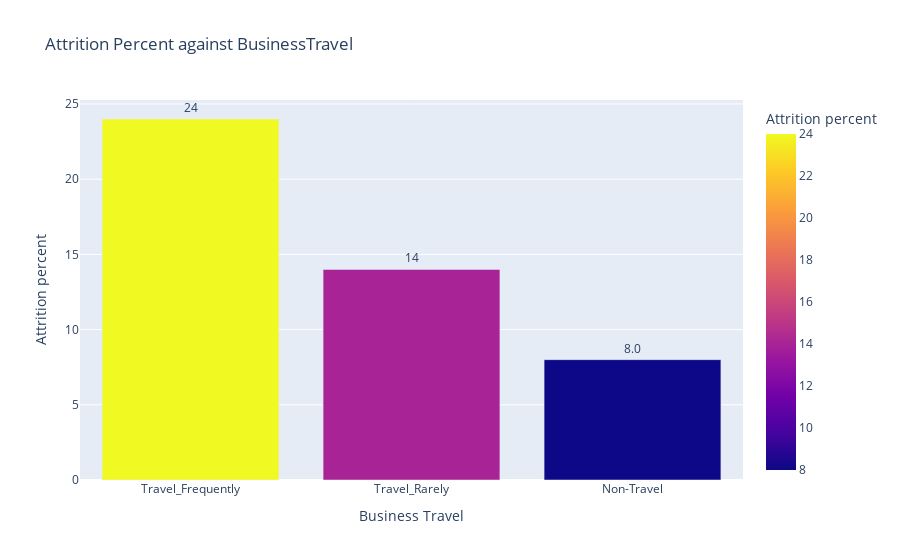

The code cell stored with this chart in its notebook:
### Markdown cell above
### 5. Attrition Percent against BusinessTravel

### Code cell
data_bt = pd.DataFrame(columns=["Business Travel", "Attrition percent"])
l=0
for i in list(data['BusinessTravel'].unique()):
    r=data[(data['BusinessTravel']==i)&\
               (data['Attrition']=="Yes")].shape[0] / data[data['BusinessTravel']==i].shape[0]
    data_bt.loc[l] = (i, int(r*100))
    l+=1
databt=data_bt.groupby(by="Business Travel").sum()
fig = px.bar(databt, y='Attrition percent',color='Attrition percent', title='Attrition Percent against BusinessTravel'\
            , text='Attrition percent')
fig.update_layout(barmode='stack', xaxis={'categoryorder':'total descending'})
fig.update_traces(texttemplate='%{text:.2s}', textposition='outside')

fig.show()

### Figure 1 — Plotly figure (JSON) as saved in the notebook; plotly's stock layout.template omitted (floating-point values rounded to 4 significant figures)
{"data": [{"alignmentgroup": "True", "hovertemplate": "Business Travel=%{x}<br>Attrition percent=%{marker.color}<extra></extra>", "legendgroup": "", "marker": {"color": [8, 24, 14], "coloraxis": "coloraxis", "pattern": {"shape": ""}}, "name": "", "offsetgroup": "", "orientation": "v", "showlegend": false, "text": ["8", "24", "14"], "textposition": "outside", "texttemplate": "%{text:.2s}", "type": "bar", "x": ["Non-Travel", "Travel_Frequently", "Travel_Rarely"], "xaxis": "x", "y": [8, 24, 14], "yaxis": "y"}], "layout": {"barmode": "stack", "coloraxis": {"colorbar": {"title": {"text": "Attrition percent"}}, "colorscale": [[0, "#0d0887"], [0.1111, "#46039f"], [0.2222, "#7201a8"], [0.3333, "#9c179e"], [0.4444, "#bd3786"], [0.5556, "#d8576b"], [0.6667, "#ed7953"], [0.7778, "#fb9f3a"], [0.8889, "#fdca26"], [1, "#f0f921"]]}, "legend": {"tracegroupgap": 0}, "title": {"text": "Attrition Percent against BusinessTravel"}, "xaxis": {"anchor": "y", "categoryorder": "total descending", "domain": [0, 1], "title": {"text": "Business Travel"}}, "yaxis": {"anchor": "x", "domain": [0, 1], "title": {"text": "Attrition percent"}}}}
